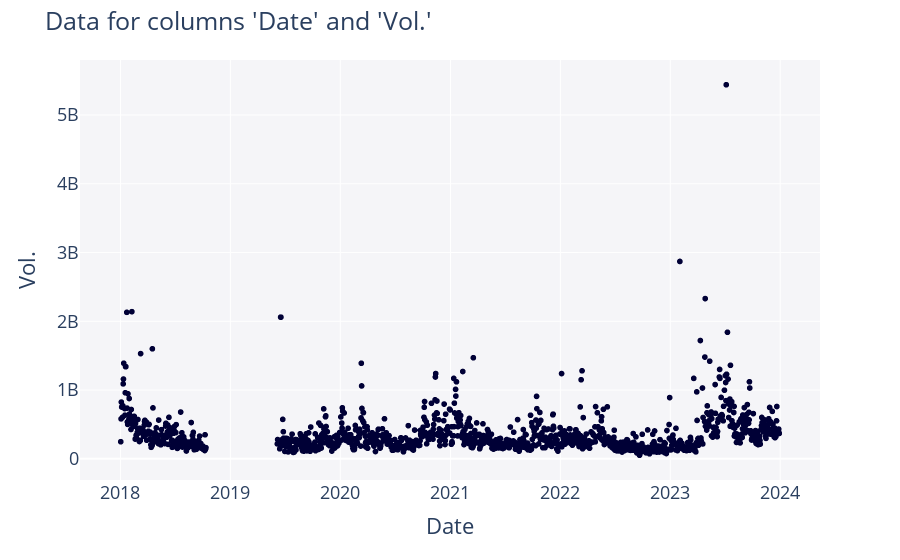

Notebook cell for this chart:
### Markdown cell above
### Step 5: Model Comparison and Selection
- Evaluate the fitted copula model and compare it with other candidate models
- Visualize the dependence structure

### Code cell
scatter_2d(data[['Date', 'Vol.']])

### Figure 1 — Plotly figure (JSON) as saved in the notebook; plotly's stock layout.template omitted (floating-point values rounded to 4 significant figures; data arrays with more than 128 entries replaced by an {"elided": "..."} marker saying what was removed)
{"data": [{"hovertemplate": "Data=Real<br>Date=%{x}<br>Vol.=%{y}<extra></extra>", "legendgroup": "Real", "marker": {"color": "#000036", "symbol": "circle"}, "mode": "markers", "name": "Real", "showlegend": true, "type": "scattergl", "x": {"elided": "1486 str values"}, "xaxis": "x", "y": {"elided": "1486 float values"}, "yaxis": "y"}], "layout": {"font": {"size": 18}, "legend": {"title": {"text": "Data"}, "tracegroupgap": 0}, "margin": {"t": 60}, "plot_bgcolor": "#F5F5F8", "showlegend": false, "title": {"text": "Data for columns 'Date' and 'Vol.'"}, "xaxis": {"anchor": "y", "domain": [0, 1], "title": {"text": "Date"}}, "yaxis": {"anchor": "x", "domain": [0, 1], "title": {"text": "Vol."}}}}
